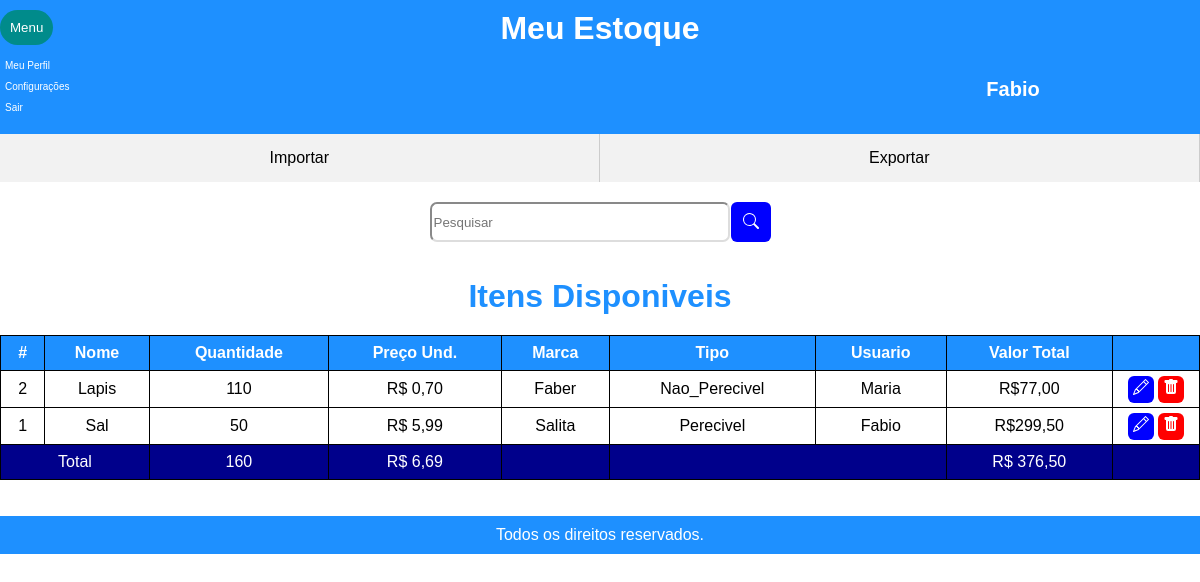
The app's page /adm/index.php (signed in) with its own data.
### tables this page shows
create table Produto(
	id int primary key auto_increment not null,
    nome varchar(20),
    tipo varchar(20),
    quantidade int,
    preco float,
    marca varchar(20),
    id_usuario int,
    foreign key (id_usuario) references Usuario(id)
);

### adm/index.php (the view, shortened to what this page needs)
<?php
    require_once('../config/conexao.php');
    $id_usuario = $_SESSION['id_usuario'];
    if(!empty($_GET['search']) or $_GET)
    {
        $data = $_GET['search'];
        $sql = "SELECT * FROM produtos_cadastrados WHERE  (ID_Produto LIKE '%$data%' or nome LIKE '%$data%' or Usuario LIKE '%$data%' or tipo like '%$data%' or marca LIKE '%$data%')";
    }
    else{
        $sql = "SELECT * FROM produtos_cadastrados";
    }
    $result = $conn->query($sql);
?>
<!DOCTYPE html>
<html>
    <link rel="stylesheet" href="../Css/styleestoque.css">
<body >
<div class="dropdown">
            <button class="mainmenubtn">Menu</button>
            <div class="dropdown-child">
                <a href="../Usuario/editar.php?id=<?php echo $id_usuario?>">Meu Perfil</a>
                <a href="#">Configurações</a>
                <a href="../Login_v1/login.php">Sair</a>
            </div>
        </div>
    <header>
        <h1 class="titulo">Meu Estoque</h1>
        <h1 >
           <a href="#" class="usuario">
                <?php echo $_SESSION['usuario'];?>
           </a>
        </h1>
    </header>
    <nav>
        <ul>
            <li><a href="../config/importar.php">Importar</a></li>
            <li><a href="../config/gerar_planilha.php">Exportar</a></li>
        </ul>
    </nav>
    <div>
        <table class="tabela">
        <?php
            if($result->num_rows <= 0)
            {
                $te= "Estoque Vazio";
            }
            else
            {
                $te = "Itens Disponiveis";
            }
        ?>
        </div>
        <div class="pesquisa">
            <input type="search" class='form-control' placeholder="Pesquisar" id="pesquisar" >
            <button onclick="searchData()" class="pes">
            </button>
        </div>
        <br><br>
        <div>
            <h1 style="color:dodgerblue; "><?php echo $te ?></h1>
            <thead>
                <tr>
                    <th scope="col">#</th>
                    <th scope="col">Nome</th>
                    <th scope="col">Quantidade</th>
                    <th scope="col">Preço Und.</th>
                    <th scope="col">Marca</th>
                    <th scope="col">Tipo</th>
                    <th scope="col">Usuario</th>
                    <th scope="col">Valor Total</th>
                    <th class="espaco"></th>
                </tr >
            </thead>
            <tbody >
                <?php
                    $total1 = 0;
                    $total2 = 0;
                    $total3 = 0;
                    while($user_data = mysqli_fetch_assoc($result)){
                        $total1 += $user_data['quantidade'];
                        $total2 += $user_data['preco'] ;
                        $total3 += $user_data['preco'] * $user_data['quantidade'];
                        echo "<tr>";
                        echo "<td>" . $user_data['ID_Produto'] . "</td>";
                        echo "<td>" . $user_data['nome'] . "</td>";
                        echo "<td>" . $user_data['quantidade'] . "</td>";
                        echo "<td>R$ " . number_format($user_data['preco'],2,",",".") . "</td>";
                        echo "<td> " . $user_data['marca'] ."</td>";
                        echo "<td>" . $user_data ['tipo'] . "</td>" ;
                        echo "<td>" . $user_data ['Usuario'] . "</td>" ;
                        echo "<td>R$". number_format($user_data['Preco_Total'],2,",",".") ."</td>";
                        echo "<td>
                        <a class='btn btn-sm btn-primary' href='atualizar.php?id=$user_data[ID_Produto]' title='Editar'>
                            <svg xmlns='http://www.w3.org/2000/svg' width='16' height='16' fill='currentColor' class='bi bi-pencil' viewBox='0 0 16 16' id='a'>
                            <path d='M12.146.146a.5.5 0 0 1 .708 0l3 3a.5.5 0 0 1 0 .708l-10 10a.5.5 0 0 1-.168.11l-5 2a.5.5 0 0 1-.65-.65l2-5a.5.5 0 0 1 .11-.168l10-10zM11.207 2.5 13.5 4.793 14.793 3.5 12.5 1.207 11.207 2.5zm1.586 3L10.5 3.207 4 9.707V10h.5a.5.5 0 0 1 .5.5v.5h.5a.5.5 0 0 1 .5.5v.5h.293l6.5-6.5zm-9.761 5.175-.106.106-1.528 3.821 3.821-1.528.106-.106A.5.5 0 0 1 5 12.5V12h-.5a.5.5 0 0 1-.5-.5V11h-.5a.5.5 0 0 1-.468-.325z'/>
                        </a>
                        <a class='btn btn-sm btn-danger' href='deletar.php?id=$user_data[ID_Produto]'>
                            <svg xmlns='http://www.w3.org/2000/svg' width='16' height='16' fill='currentColor' class='bi bi-trash-fill' viewBox='0 0 16 16' id='d'>
                                <path d='M2.5 1a1 1 0 0 0-1 1v1a1 1 0 0 0 1 1H3v9a2 2 0 0 0 2 2h6a2 2 0 0 0 2-2V4h.5a1 1 0 0 0 1-1V2a1 1 0 0 0-1-1H10a1 1 0 0 0-1-1H7a1 1 0 0 0-1 1H2.5zm3 4a.5.5 0 0 1 .5.5v7a.5.5 0 0 1-1 0v-7a.5.5 0 0 1 .5-.5zM8 5a.5.5 0 0 1 .5.5v7a.5.5 0 0 1-1 0v-7A.5.5 0 0 1 8 5zm3 .5v7a.5.5 0 0 1-1 0v-7a.5.5 0 0 1 1 0z'/>
                            </svg>
                        </a>
                      </td>";
                        echo"<tr>";
                    };
                ?>
                <tr >
                   <td colspan="2" style="background-color:darkblue;color:white">Total</td>
                   <td style="background-color:darkblue;color:white"><?php echo $total1;?></td>
                   <td style="background-color:darkblue;color:white">R$ <?php echo number_format($total2,2,",",".");?></td>
                   <td style="background-color:darkblue;color:white"></td>
                   <td colspan="2" style="background-color:darkblue;color:white"></td>
                   <td style="background-color:darkblue;color:white">R$ <?php echo number_format($total3,2,",",".");?></td>
                   <td style="background-color:darkblue;color:white"></td>
                </tr>
            </tbody>
    </div>
    <br><br>
    <footer>
        <p> Todos os direitos reservados. </p>
    </footer>
</body>
</html>

### Css/styleestoque.css (style rules this page uses)
body { font-family: sans-serif; margin: 0; padding: 0; }
header { background-color: dodgerblue; color: #fff; padding: 10px; }
nav ul { list-style: none; margin: 0; padding: 0; display: flex; background-color: #f2f2f2; }
nav li { flex-grow: 1; text-align: center; }
nav li a { display: block; padding: 15px; color: black; text-decoration: none; border-right: 1px solid #ccc; transition: background-color 200ms ease-in-out; }
.tabela { font-family: Arial, Helvetica, sans-serif; border: 1px solid black; border-radius: 15px 15px 0 0; width: 100%; border-collapse: collapse; }
td { border: 1px solid black; padding: 8px; text-align: center; }
th { background-color: dodgerblue; color: white; border: 1px solid black; padding: 8px; border-collapse:inherit; }
nav { margin-bottom: 20px; }
h1, h2 { text-align: center; margin-top: 0; margin-bottom: 20px; }
footer { background-color: dodgerblue; color: #fff; text-align: center; padding: 10px; }
footer p { margin: 0; }
.usuario { display: inline; margin-left: 70%; color: white; font-size: 20px; text-decoration: none; border-radius: 7px; }
.btn-danger { color: white; border-radius: 6px; background-color: red; padding: 5px; }
.btn-primary { color: white; border-radius: 6px; background-color: blue; padding: 5px; }
.espaco { width: 70px; }
.pesquisa { display: flex; justify-content: center; gap: 1px; }
input[type="search"] { width: 25%; height: 40px; background-color: white; border-radius: 7px; border-color: #ddd; }
.pes { color: white; border-radius: 6px; background-color: blue; height: 40px; border: none; width: 40px; }
.mainmenubtn { background-color: darkcyan; color: white; border: none; cursor: pointer; padding:10px; margin-top:20px; border-radius: 30px; margin-top: 10px; margin-bottom: 10px; }
.dropdown { position: absolute; display: inline-block; }
.dropdown-child { display: none; background-color: skyblue; min-width: 200px; }
.dropdown-child a { color: white; padding: 5px; text-decoration: none; display: block; font-size: 10px; }

### records on screen
produto: ID_Produto "2", nome "Lapis", quantidade "110", preco "0,70", marca "Faber", tipo "Nao_Perecivel", Usuario "Maria", Preco_Total "77,00"
produto: ID_Produto "1", nome "Sal", quantidade "50", preco "5,99", marca "Salita", tipo "Perecivel", Usuario "Fabio", Preco_Total "299,50"

### other values on screen
$_SESSION['usuario'] "Fabio"
$te "Itens Disponiveis"
$total1 "160"
$total2 "6,69"
$total3 "376,50"
